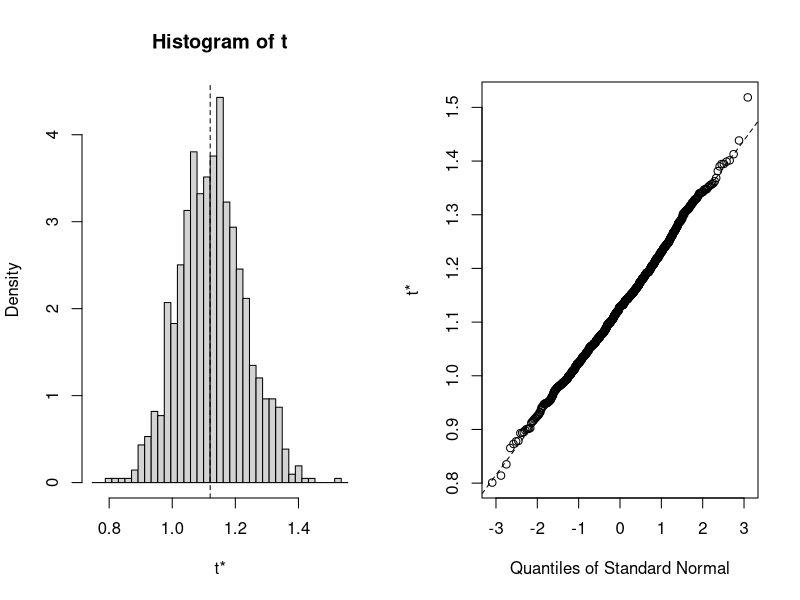

Source code (R):
##########################################
###  data simulation
##########################################

# set the size of the sample    
n=1000
# set seed      
set.seed(123)

# simulate x (normal distribution)   
X <- rnorm(n, 5, 4)
# calculate the mean of X   
mean_x=mean(X)

# simulate a residual for M   
residual_1<-rnorm(n,0,1)
M_1<-0.3+0.5*X+residual_1

residual_2<-rnorm(n,0,1.1)
M_2<-0.1+0.7*X+0.5*M_1+residual_2

# mu for Poisson regression via a log link   
mu_1 <- exp(0.2 + 0.3*M_1+0.3*M_2+0.01*X)
# use rpois to generate Y  
Y <- rpois(n, lambda=mu_1)

# combine into a dataframe and print out the first 6 rows  
data <- data.frame(X=X, M_1=M_1,M_2=M_2, Y=Y)
head(data)


##################################################
###  Serial Mediation Analysis for Count data
##################################################

library(boot)

Serial_Mediation_poisson<-function(data_used,i,x_predetermined=0)
{
  # Sample a data   
  data_temp=data_used[i,]
  
  # Deciding which X value to use   
  if(x_predetermined==0){x_predetermined=mean(data_temp$X)}
  else if (x_predetermined==-1){x_predetermined=mean(data_temp$X)-sd(data_temp$X)}
  else(x_predetermined=mean(data_temp$X)+sd(data_temp$X))
  
  # a path      
  result_a<-lm(M_1~X, data = data_temp)
  a_0<-result_a$coefficients[1]
  a_1<-result_a$coefficients[2]
  
  
  # d path    
  result_d<-lm(M_2~X+M_1, data = data_temp)
  d_0<-result_d$coefficients[1]
  d_1<-result_d$coefficients[2]
  d_2<-result_d$coefficients[3]
  
  # b path    
  result_b<-glm(Y~M_1+M_2+X, data = data_temp, family = quasipoisson)
  b_0<-result_b$coefficients[1]
  b_1<-result_b$coefficients[2]
  b_2<-result_b$coefficients[3]
  c_1_apostrophe<-result_b$coefficients[4]

  
  #calculating the indirect effect  
  M_1_estimated=a_0+a_1*x_predetermined
  M_2_estimated=d_0+d_1*x_predetermined+d_2*M_1_estimated
  indirect_effect<-a_1*d_2*b_2*exp(b_0+b_1*M_1_estimated+b_2*M_2_estimated+c_1_apostrophe*x_predetermined)
  return(indirect_effect)
}


# use boot() to do bootstrapping mediation analysis     
boot_mediation <- boot(data, Serial_Mediation_poisson, R=1000)
boot_mediation

# plot the 1000 indirect effects     
plot(boot_mediation)

# print out confidence intervals     
boot.ci(boot.out = boot_mediation, type = c("norm", "perc"))

##################################################
###  calculate the theoretical value 
##################################################

x_mean=mean(data$X)
M_1=0.3+0.5*x_mean
M_2=0.1+0.7*x_mean+0.5*M_1
0.5*0.5*0.3*exp(0.2 + 0.3*M_1+0.3*M_2+0.01*x_mean)


##################################################
###  calculate the original indirect value
##################################################
# a path      
result_a<-lm(M_1~X, data = data)
a_0<-result_a$coefficients[1]
a_1<-result_a$coefficients[2]
a_0
a_1

# d path    
result_d<-lm(M_2~X+M_1, data = data)
d_0<-result_d$coefficients[1]
d_1<-result_d$coefficients[2]
d_2<-result_d$coefficients[3]
d_0
d_1
d_2

# b path    
result_b<-glm(Y~M_1+M_2+X, data = data, family = quasipoisson)
b_0<-result_b$coefficients[1]
b_1<-result_b$coefficients[2]
b_2<-result_b$coefficients[3]
c_1_apostrophe<-result_b$coefficients[4]
b_0
b_1
b_2
c_1_apostrophe

#calculating the indirect effect  
M_1_estimated=a_0+a_1*x_mean
M_2_estimated=d_0+d_1*x_mean+d_2*M_1_estimated
indirect_effect<-a_1*d_2*b_2*exp(b_0+b_1*M_1_estimated+b_2*M_2_estimated+c_1_apostrophe*x_mean)
indirect_effect

